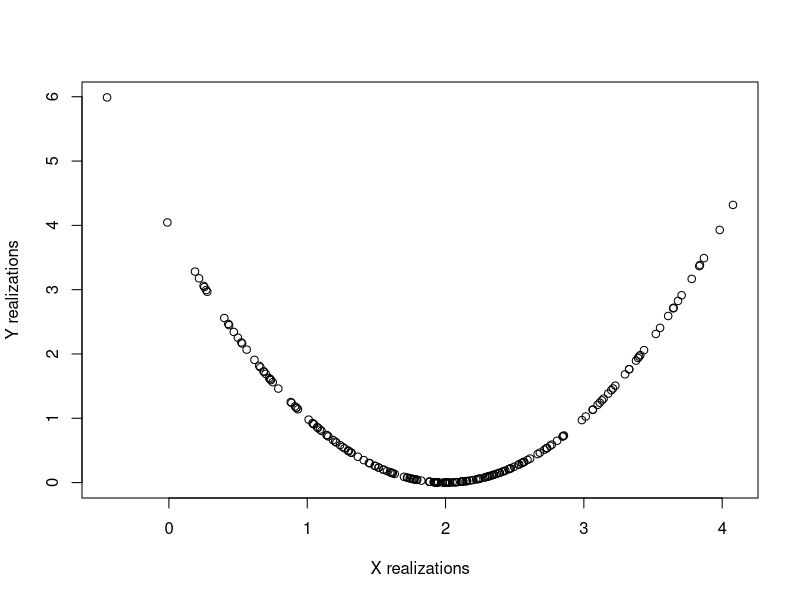

Generate this figure with R:
# Let X~N(2,1) Y=(X-2)^2
n = 200
# a generate 200 realizations of random variable and plot the corresponding y value for each x value
x_values = rnorm(n, mean = 2)
y_values = (x_values - 2)^2
plot(x_values, y_values, xlab = 'X realizations', ylab = 'Y realizations')
# b compute the empirical correlation
r = cor(x_values, y_values)
print(r)
# c, no the variables are not independent
# correlation only measures linear dependence, however as we can see in the graph the dependence is quadratic
# indepentend => cor = 0, however cor = 0 does not imply independence